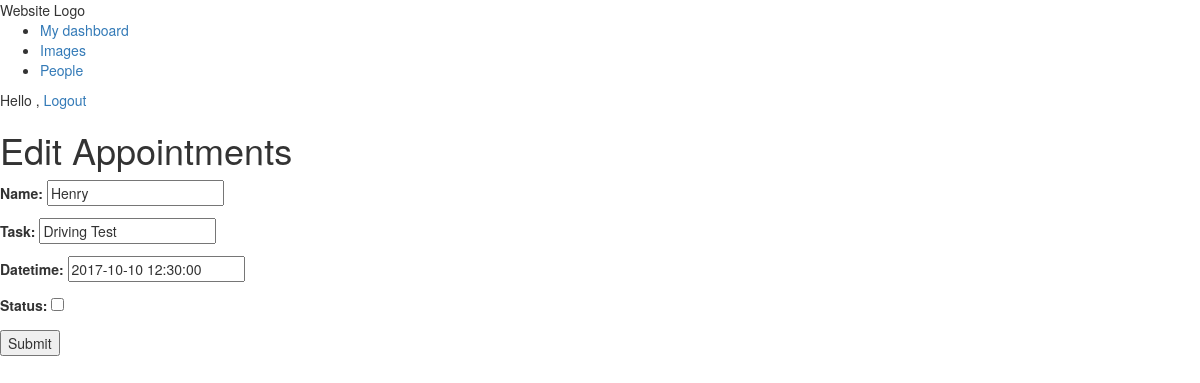
Screenshot of /appointments/edit/3/ (signed in) with the database file from the repository.
### apps/appointments/models.py (models this page shows, shortened)
class Appointment(models.Model):
	user = models.ForeignKey('auth.User')
	name = models.CharField(max_length=255)
	task = models.CharField(max_length=255)
	datetime = models.DateTimeField(auto_now=False, auto_now_add=False)
	status = models.BooleanField()
	created = models.DateTimeField(auto_now=True, auto_now_add=False)
	updated = models.DateTimeField(auto_now=True, auto_now_add=False)

### apps/appointments/views.py (the view)
# urls.py: url(r'^edit/(?P<id>\d+)/$', views.edit, name='edit'),
@login_required
def edit(request, id):
	appointment = get_object_or_404(Appointment, id=id)
	form = AppointmentForm(request.POST or None, instance=appointment)
	if form.is_valid():
		form.save()
		return redirect('index')
	return render(request, "appointments/edit.html", {'form':form})

### apps/appointments/forms.py (shortened to what this page needs)
class AppointmentForm(forms.ModelForm):
	class Meta:
		model = Appointment
		fields = ['name', 'task', 'datetime', 'status']

### apps/appointments/templates/appointments/edit.html (shortened to what this page needs)
{% extends "base.html" %}
{% block content %}
	<h1>Edit Appointments</h1>
	<form action='' method='post'>
	{{ form.as_p }}
	<input type="submit" value="Submit">
	</form>
{% endblock %}

### rows the page displays
Appointment: name "Henry", task "Driving Test", datetime "2017-10-10 12:30:00"
